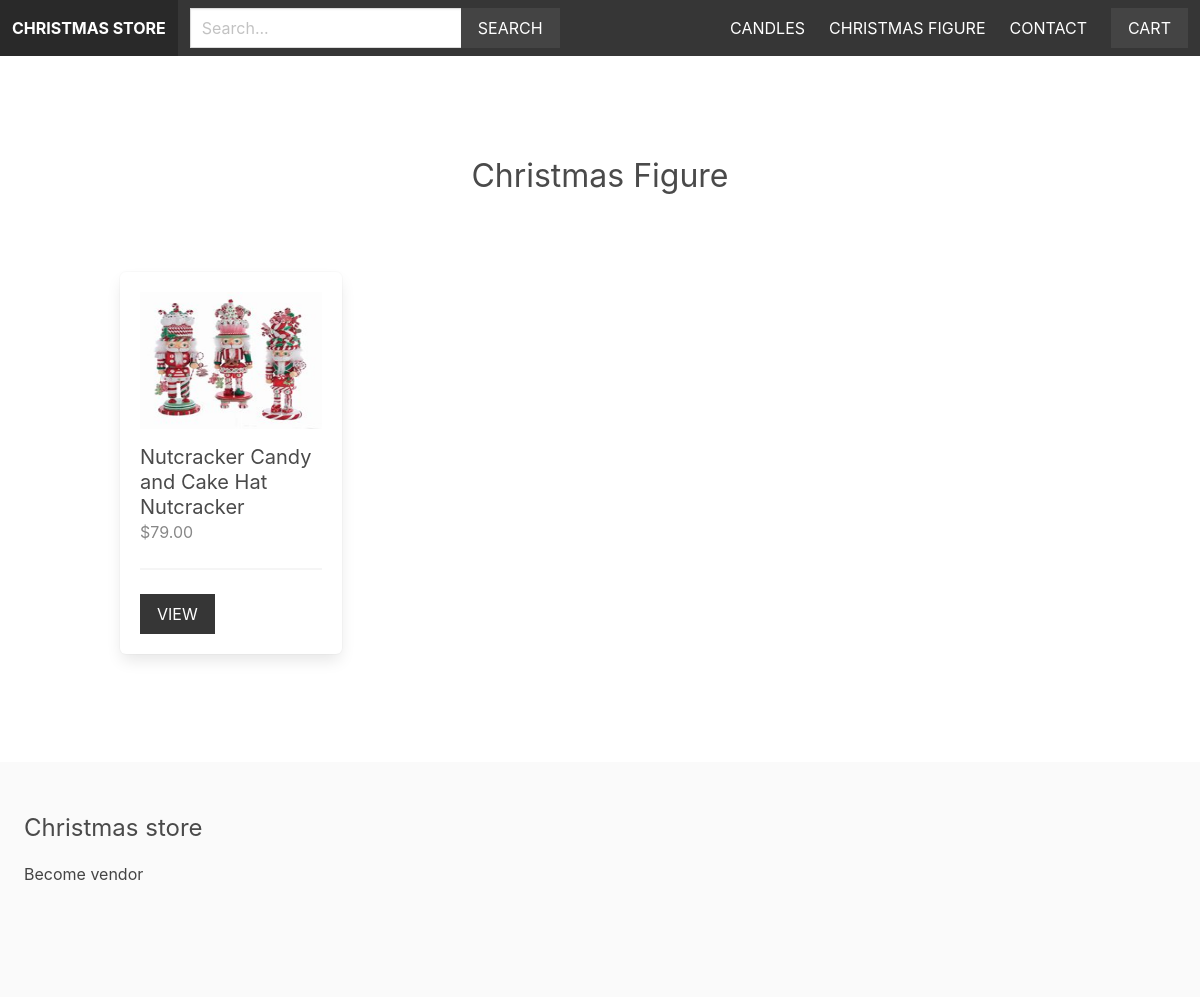
The page /christmas-figure/ on the database its author committed.
### apps/product/models.py (models this page shows, shortened)
class Category(models.Model):
    title = models.CharField(max_length=255)
    slug = models.SlugField(max_length=255)
    ordering = models.IntegerField(default=0)
    class Meta:
        ordering = ['ordering']

class Product(models.Model):
    category = models.ForeignKey(Category, related_name='products', on_delete=models.CASCADE)
    vendor = models.ForeignKey(Vendor, related_name='products', on_delete=models.CASCADE)
    title = models.CharField(max_length=255)
    slug = models.SlugField(max_length=255)
    description = models.TextField(blank=True, null=True)
    price = models.DecimalField(max_digits=6, decimal_places=2)
    date_added = models.DateTimeField(auto_now_add=True)
    image = models.ImageField(upload_to='uploads/', blank=True, null=True)
    thumbnail = models.ImageField(upload_to='uploads/', blank=True, null=True)
    class Meta:
        ordering = ['-date_added']
    def get_thumbnail(self):
        if self.thumbnail:
            return self.thumbnail.url

### apps/product/views.py (the view)
# urls.py: path('<slug:category_slug>/', views.category, name='category'),
def category(request, category_slug):
    category = get_object_or_404(Category, slug=category_slug)
    return render(request, 'product/category.html', {'category': category})

### apps/cart/cart.py (called while the page is built)
    def __len__(self):
        return sum(item['quantity'] for item in self.cart.values())

### apps/cart/context_processors.py (called while the page is built)
def cart(request):
    return {'cart': Cart(request)}

### apps/product/context_processors.py (called while the page is built)
def menu_categories(request):
    categories = Category.objects.all()
    return {'menu_categories': categories}

### apps/product/templates/product/category.html (shortened to what this page needs)
{% extends 'core/base.html' %}
{% block content %}
    <div class="columns is-multiline mb-6">
        <div class="column is-12 has-text-centered mt-6 mb-6">
            <h2 class="is-size-3">{{ category.title }}</h2>
        </div>
        {% for product in category.products.all %}
            {% include 'product/parts/list_item.html' %}
        {% endfor %}
    </div>
{% endblock %}

### apps/core/templates/core/base.html (shortened to what this page needs)
{% load static %}
<!DOCTYPE html>
<html>
    <head>
        <link rel="stylesheet" href="https://cdn.jsdelivr.net/npm/bulma@0.9.1/css/bulma.min.css">
        <link rel="stylesheet" href="{% static 'styles/main.css' %}">
    </head>
    <body>
        <nav class="navbar is-dark">
            <div class="navbar-brand">
                <a href="/" class="navbar-item"><strong>Christmas store</strong></a>
            </div>
            <div class="navbar-menu" id="main-navbar">
                <div class="navbar-start">
                    <div class="navbar-item">
                        <form method="get" action="{% url 'search' %}">
                            <div class="field has-addons">
                                <div class="control">
                                    <input type="text" class="input" placeholder="Search..." name="query">
                                </div>
                                <div class="control">
                                    <button class="button is-dark is-uppercase">Search</button>
                                </div>
                            </div>
                        </form>
                    </div>
                </div>
                <div class="navbar-end">
                    {% for category in menu_categories %}
                        <a href="{% url 'category' category.slug %}" class="navbar-item">{{ category.title }}</a>
                    {% endfor %}
                    <a href="{% url 'contact' %}" class="navbar-item">Contact</a>
                    <div class="navbar-item">
                        <a href="{% url 'cart' %}" class="button is-dark">Cart{% if cart %} ({{ cart|length }}){% endif %}</a>
                    </div>
                </div>
            </div>
        </nav>
        <section class="section">
            <div class="container">
                {% block content %}
                {% endblock %}
            </div>
        </section>
        <footer class="footer">
            <h3 class="is-size-4 mb-4">Christmas store</h3>
            {% if request.user.is_authenticated %}
                <a href="{% url 'vendor_admin' %}">Vendor admin</a>
            {% else %}
                <a href="{% url 'become_vendor' %}">Become vendor</a>
            {% endif %}
        </footer>
    </body>
</html>

### apps/product/templates/product/parts/list_item.html
<div class="column is-3 product-list-item">
    <div class="box">
        <figure class="image is-4by3 mb-4">
            <img src="{{ product.get_thumbnail }}">
        </figure>
        <h2 class="subtitle">{{ product.title }}</h2>
        <h3 class="price is-size-6 mb-5">${{ product.price }}</h3>
        <hr>
        <a href="{% url 'product' product.category.slug product.slug %}" class="button is-dark is-uppercase">View</a>
    </div>
</div>

### static/styles/main.css (style rules this page uses)
.navbar { text-transform: uppercase; }
.navbar .is-dark { background: #444; }
.footer a { margin-bottom: 15px; display: inline-block; color: #444; }
.input, .button { border-radius: 0; }
.product-list-item .box .subtitle { margin-bottom: 0; }
.product-list-item .box .price { color: #888; }

### rows shown on the page
Category: title "CANDLES"
Category: title "CHRISTMAS FIGURE", title "Christmas Figure"
Product: get_thumbnail (picture), title "Nutcracker Candy and Cake Hat Nutcracker", price "79.00"
